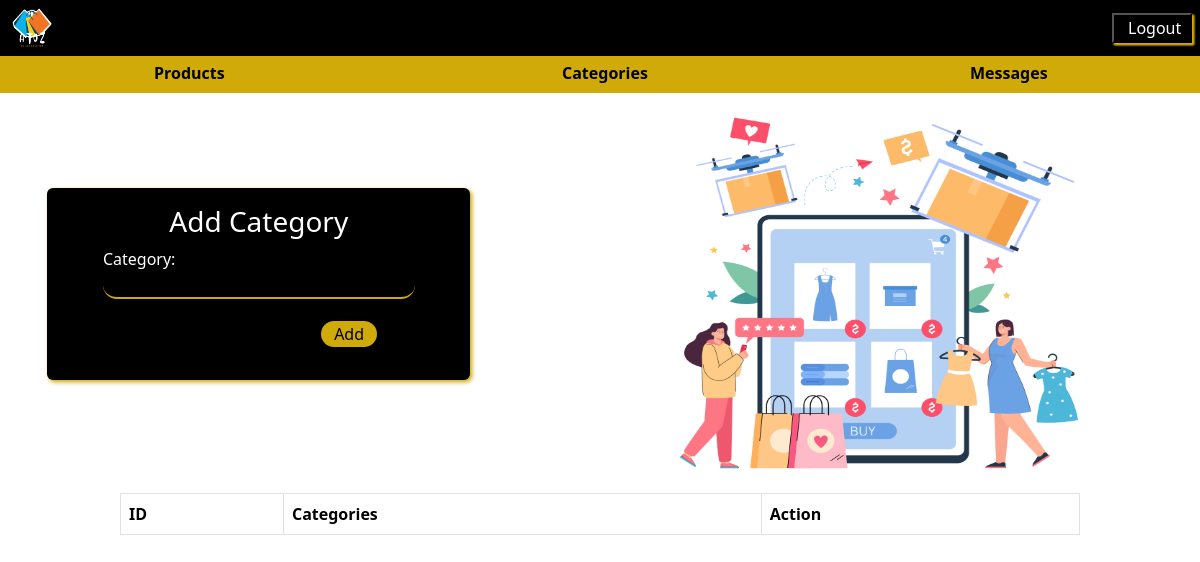
Page /add_category/ on the earlier database version.
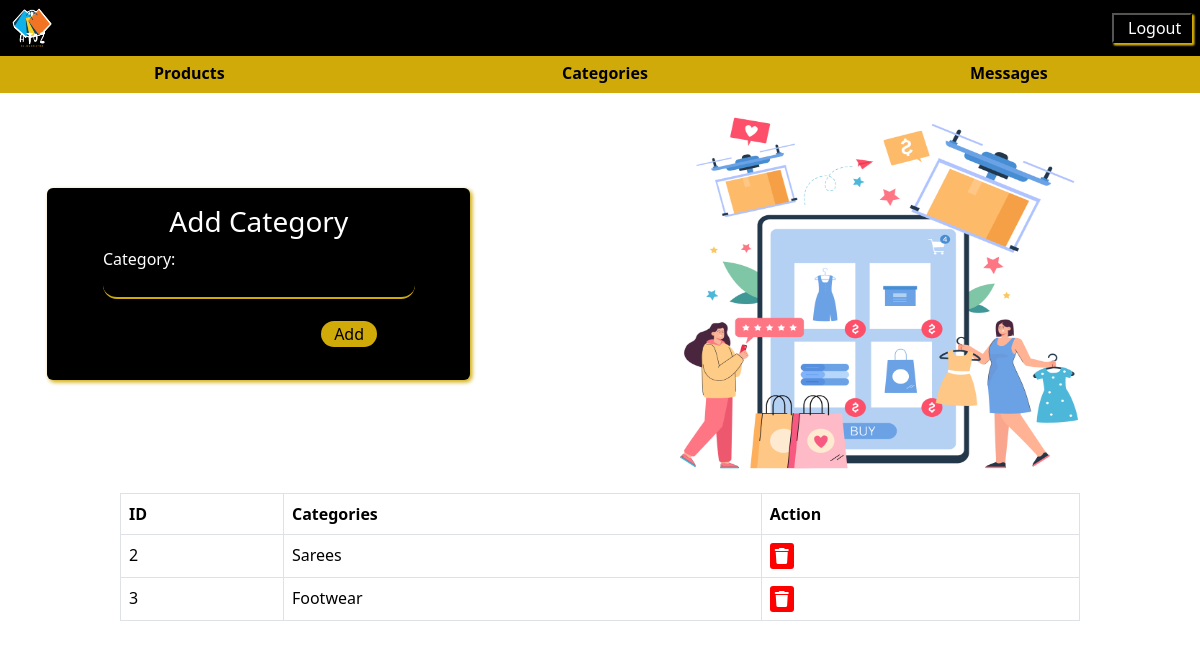
Same page on the later database version.
### allinone/models.py (models this page shows)
class AdminCategory(models.Model):
    category = models.CharField(max_length=50, unique=True)

### allinone/views.py (the view, shortened to what this page needs)
# urls.py: path('add_category/', views.add_category, name='add_category'),
def add_category(request):
    context = {}
    categories = AdminCategory.objects.all()
    context['form'] = AdminCategoryForm
    context['categories'] = categories
    return render(request, 'AddCategory.html', context)

### allinone/templates/AddCategory.html (shortened to what this page needs)
<!DOCTYPE html>
<html lang="en">
<head>
    <link href="https://cdn.jsdelivr.net/npm/bootstrap@5.3.2/dist/css/bootstrap.min.css" rel="stylesheet"
>
    <link rel="stylesheet" href="https://cdnjs.cloudflare.com/ajax/libs/font-awesome/6.0.0/css/all.min.css">
</head>
<body>
    <nav class="navbar navbar-expand-lg d-flex flex-row bg-black fixed-top">
        <div class="container-fluid justify-content-start">
            {% load static %}
            <img src="{% static 'images/atoz.png' %}" class="wpic"></p>
        </div>
        <ul class="navbar-nav collapse navbar-collapse" id="navbarText">
            <li class="nav-item mx-2">
                <button  class="logout"><a class="nav-link active" id="logbtn" href="/adminlogin/" onclick="logout()">Logout</a></button>
            </li>
        </ul>
    </nav>
    <div class="btmdiv">
        <div class="btmnav">
            <div class="row">
                <div class="col-4 productbtn">
                    <a href="{% url 'admin_list' %}"><button class="upperbtn">Products</button></a>
                </div>
                <div class="col-4 productbtn">
                    <a href="{% url 'add_category' %}"><button class="upperbtn">Categories</button></a>
                </div>
                <div class="col-4 productbtn">
                    <a href="{% url 'message_list' %}"><button class="upperbtn">Messages</button></a>
                </div>
            </div>
        </div>
    </div>
    <div class="row">
        <div class="col-6">
            <div class="loginbox">
                <div class="card align-items-center iside">
                    <div class="card-body">
                        <h3 class="mx-3">Add Category</h3>
                        <form method="post">
                            {{ form.as_p }}
                            <div class="sign">
                                <button type="submit" class="signbtn" id="signup">Add</button>
                            </div>
                        </form>
                    </div>
                </div>
            </div>
        </div>
        <div class="col-6">
            <div class="container rside">
                <div class="imgpic">
                    {% load static %}
                    <img src="{% static 'images/category.jpg' %}" class="wbtmpic">
                </div>
            </div>
        </div>
    </div>
    <table class="table table-bordered">
        <thead>
            <tr>
                <th>ID</th>
                <th>Categories</th>
                <th>Action</th>
            </tr>
        </thead>
        <tbody>
            {% for category in categories %}
                <tr>
                    <td>{{ category.id }}</td>
                    <td>{{ category.category }}</td>
                    <td>
                        <a href="{% url 'delete_category' category_id=category.id  %}" onclick="deletebtn()">
                            <i class="fa fa-trash"></i>
                        </a>
                    </td>
                </tr>
            {% endfor %}
        </tbody>
    </table>
</body>
</html>

### allinone/templates/AddCategory.html (style rules this page uses)
.wpic { width: 40px; height: 40px; }
.logout { width: 80px; height: 30px; background-color: black; color: white; box-shadow: 2px 2px 2px #cfaa08, 2px 2px 2px #cfaa08; }
#logbtn { margin-top: -8px; color: white; }
.upperbtn { background-color: #cfaa08; color: black; border: none; font-weight: 700; padding-bottom: 8px; }
.btmnav { padding-top: 5%; }
.productbtn { padding-left: 160px; }
.btmdiv { background-color: #cfaa08; }
.loginbox { padding-left: 20%; padding-top: 6%; padding-right: 0; }
.iside { background-color: black; color: white; box-shadow: 2px 2px 4px #cfaa08, 2px 2px 4px rgba(180, 180, 3, 0.16); width: 100%; height: 40%; margin-left: -15%; animation: move-shadow 1s ease-in-out infinite; }
h3 { text-align: center; }
input { background-color: black; border: none; border-bottom: solid 2px #cfaa08; width: 100%; text-align: left; border-radius: 16px; color: white; }
input::placeholder { color: black; }
.sign { padding-top: 2%; margin-left: 70%; }
.signbtn { width: 60%; border: none; border-radius: 16px; background-color: #cfaa08; }
.card { width: 90%; margin-top: 60px; }
.wbtmpic { height: 400px; width: 450px; padding: none; }
.imgpic { margin-left: 30px; }
.table { width: 80%; margin-left: 10%; }
.fa { background-color: red; padding: 5px; color: white; border-radius: 3px; }

Differences in the rows shown:
added AdminCategory: id "2", category "Sarees"
added AdminCategory: id "3", category "Footwear"
